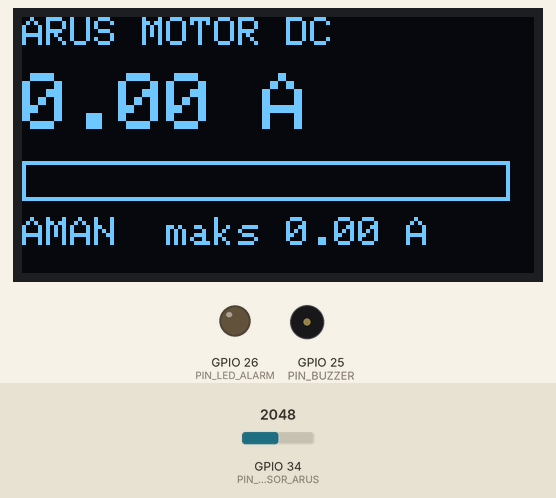
Bench run of a sketch on a simulated ESP32. On the bench: 128×64 one-colour display, output pins drawn as LEDs (lit = HIGH), buzzer (waves = sounding, pin HIGH). The inputs (shaded band) are chosen by the test bench; at power-on: GPIO 34 (PIN_SENSOR_ARUS) = 2048 (analog values on the 0–4095 scale). What the sketch prints to the serial monitor is not drawn.

Above: at 1.6 s.
1.7 s: GPIO 34 (PIN_SENSOR_ARUS) set to 2355
At 2.5 s:
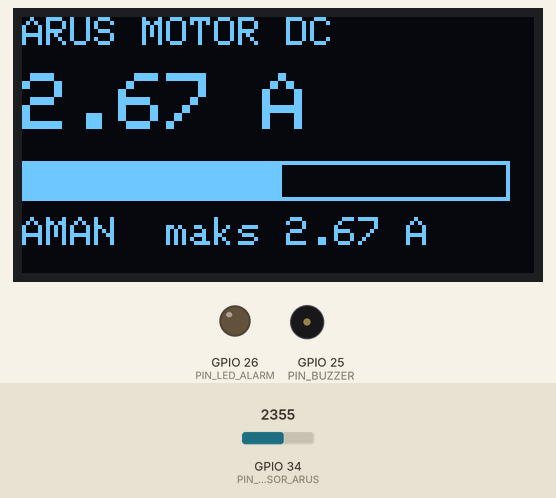
3.5 s: GPIO 34 (PIN_SENSOR_ARUS) set to 2444
At 5.2 s:
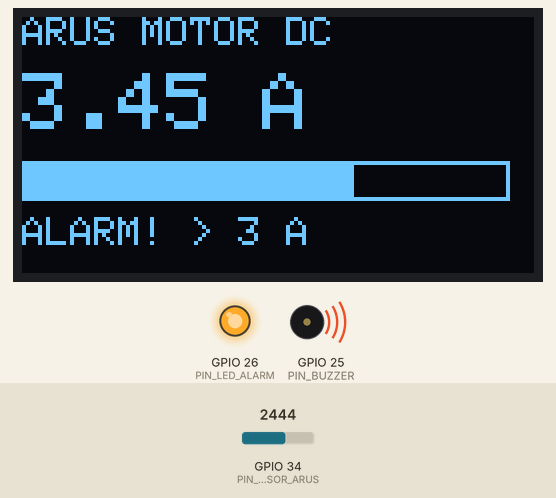
5.5 s: GPIO 34 (PIN_SENSOR_ARUS) set to 2047
At 6.7 s:
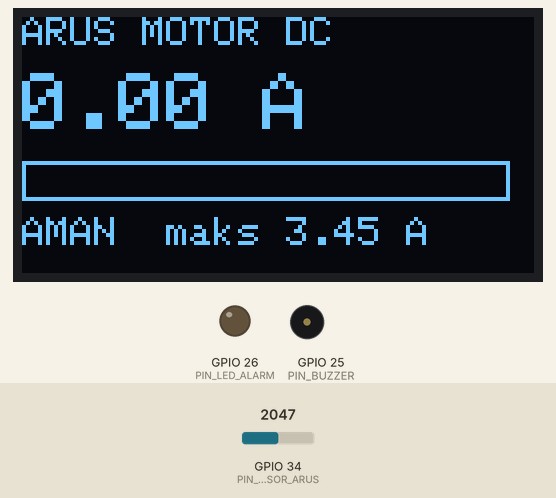
Timing chart, 0 to 8.5 s (numbered marks = the images above; inputs shaded):
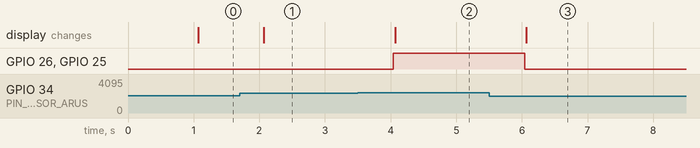

The sketch:

PengukurArusMotorDcAcs712.ino
```cpp
/*
  Pengukur Arus Motor DC dengan ACS712 + OLED — ESP32
  ===================================================
  Cara kerja:
  Sensor ACS712-05B dipasang SERI di jalur daya motor DC 12 V.
  Arus motor yang mengalir menimbulkan tegangan di output sensor
  (efek Hall), lalu ESP32 membacanya lewat ADC dan menampilkannya
  di OLED SSD1306 128x64, lengkap dengan status aman/alarm.

  Angka datasheet ACS712-05B (Allegro, terverifikasi 25 Nov 2026):
    - Range ukur            : +/-5 A
    - Sensitivitas          : 185 mV/A
    - Output arus nol       : 2,5 V (VCC/2 pada supply 5 V)
    - Supply                : 4,5-5,5 V (pakai 5 V)
  Karena output sensor bisa sampai 3,425 V pada +5 A (2,5 + 0,925),
  sedangkan ADC ESP32 hanya tahan 0-3,3 V, output sensor dilewatkan
  dulu lewat pembagi tegangan 2x resistor 10k (bagi 2):
    - Arus nol  : 2,5 V  -> 1,25 V  -> ADC sekitar 1551
    - Arus +5 A : 3,425 V -> 1,71 V -> ADC sekitar 2125
    - Arus -5 A : 1,575 V -> 0,79 V -> ADC sekitar 977
  Rumus arus (ampere):
    arus = (teganganADC x 2 - 2,5) / 0,185

  Kalibrasi arus nol: saat dinyalakan, motor HARUS dalam keadaan mati.
  Sketch merata-rata 200 bacaan ADC pertama sebagai offset arus nol,
  jadi selisih kecil tegangan supply ikut terkoreksi otomatis.

  Alarm: bila arus melewati ambang 3 A, buzzer (GPIO25) berbunyi dan
  LED merah (GPIO26) menyala. Mekanisme alarm yang dipakai SATU saja:
  buzzer + LED sebagai penanda — sketch TIDAK memutus motor.

  PERINGATAN: motor DC 12 V dicatu dari adaptor sendiri. JANGAN catu
  motor dari pin 5V ESP32 — arusnya bisa merusak board.

  Video penjelasan (60 detik): link menyusul setelah upload
  Repo: https://github.com/oerban70-cloud/pengukur-arus-motor-dc-acs712
*/

#include <Wire.h>
#include <Adafruit_GFX.h>
#include <Adafruit_SSD1306.h>

// ---------- Konfigurasi pin ----------
const uint8_t PIN_SENSOR_ARUS   = 34;  // OUT ACS712 (via pembagi tegangan) -> GPIO34 (ADC1)
const uint8_t PIN_BUZZER        = 25;  // buzzer aktif HIGH
const uint8_t PIN_LED_ALARM     = 26;  // LED merah alarm
const uint8_t PIN_SDA_OLED      = 21;  // SDA bus I2C
const uint8_t PIN_SCL_OLED      = 22;  // SCL bus I2C

// ---------- Konfigurasi OLED ----------
const uint8_t ALAMAT_OLED       = 0x3C;  // alamat I2C SSD1306
const uint8_t LEBAR_OLED        = 128;   // lebar layar (piksel)
const uint8_t TINGGI_OLED       = 64;    // tinggi layar (piksel)
const int8_t  RESET_OLED        = -1;    // pin reset tidak dipakai

// ---------- Konfigurasi ACS712 + ADC ----------
// ACS712-05B: sensitivitas 185 mV/A, output arus nol = VCC/2 = 2,5 V.
const float SENSITIVITAS_V_PER_A = 0.185;  // 185 mV/A
const float TEGANGAN_NOL_V        = 2.5;    // output sensor saat arus 0 A
// Pembagi tegangan 2x resistor 10k: faktor 2 (tegangan sensor = 2x tegangan ADC).
const float FAKTOR_PEMBAGI        = 2.0;
// ADC ESP32 12-bit: 0-4095 pada tegangan referensi 3,3 V.
const float TEGANGAN_ADC_MAX_V    = 3.3;
const uint16_t NILAI_ADC_MAX      = 4095;

// ---------- Konfigurasi alarm dan tampilan ----------
const float AMBANG_ALARM_A        = 3.0;    // alarm bila arus melebihi 3 A
const uint8_t JUMLAH_SAMPEL       = 20;     // rata-rata 20 bacaan per ukur
const uint16_t JUMLAH_SAMPEL_KALIBRASI = 200;  // bacaan saat kalibrasi arus nol
const unsigned long PERIODE_UKUR_MS = 1000; // tampilkan hasil tiap 1 detik
const unsigned long BAUD_SERIAL     = 115200;

// ---------- State ----------
float offsetNolAdc      = 1551.0;  // nilai ADC saat arus nol (hasil kalibrasi)
float arusMotorA         = 0.0;     // arus motor saat ini (ampere)
float arusMaksA          = 0.0;     // arus tertinggi sejak dinyalakan
bool  alarmAktif         = false;
unsigned long waktuUkurTerakhirMs = 0;

Adafruit_SSD1306 oled(LEBAR_OLED, TINGGI_OLED, &Wire, RESET_OLED);

// Baca ADC beberapa kali lalu rata-rata, supaya angka stabil.
float bacaAdcRataRata(uint8_t jumlahSampel) {
  unsigned long jumlah = 0;
  for (uint8_t i = 0; i < jumlahSampel; i++) {
    jumlah += analogRead(PIN_SENSOR_ARUS);
    delay(2);
  }
  return (float)jumlah / jumlahSampel;
}

// Ubah nilai ADC rata-rata menjadi arus (ampere).
// Langkah: ADC -> tegangan di pin -> tegangan sensor (x faktor pembagi)
// -> kurangi offset nol -> bagi sensitivitas.
float adcKeArus(float nilaiAdc) {
  float teganganAdcV = nilaiAdc * TEGANGAN_ADC_MAX_V / NILAI_ADC_MAX;
  float teganganSensorV = teganganAdcV * FAKTOR_PEMBAGI;
  float teganganNolAdcV = offsetNolAdc * TEGANGAN_ADC_MAX_V / NILAI_ADC_MAX * FAKTOR_PEMBAGI;
  return (teganganSensorV - teganganNolAdcV) / SENSITIVITAS_V_PER_A;
}

// Ukur arus sekali: baca ADC, hitung arus, perbarui maksimum dan alarm.
void ukurArus() {
  float nilaiAdc = bacaAdcRataRata(JUMLAH_SAMPEL);
  arusMotorA = adcKeArus(nilaiAdc);
  if (arusMotorA < 0.0) {
    arusMotorA = 0.0;  // motor DC satu arah: arus negatif dibaca 0
  }
  if (arusMotorA > arusMaksA) {
    arusMaksA = arusMotorA;
  }
  alarmAktif = arusMotorA > AMBANG_ALARM_A;
  digitalWrite(PIN_BUZZER, alarmAktif ? HIGH : LOW);
  digitalWrite(PIN_LED_ALARM, alarmAktif ? HIGH : LOW);
}

// Tampilkan arus, status, dan arus tertinggi di OLED.
void tampilkanOled() {
  oled.clearDisplay();
  oled.setTextSize(1);
  oled.setTextColor(SSD1306_WHITE);
  oled.setCursor(0, 0);
  oled.println("ARUS MOTOR DC");
  oled.setTextSize(2);
  oled.setCursor(0, 14);
  oled.print(arusMotorA, 2);
  oled.print(" A");
  // Bilah arus: penuh saat 5 A (range sensor).
  uint8_t lebarBilah = (uint8_t)(arusMotorA / 5.0 * 120.0);
  if (lebarBilah > 120) {
    lebarBilah = 120;
  }
  oled.drawRect(0, 36, 122, 10, SSD1306_WHITE);
  oled.fillRect(1, 37, lebarBilah, 8, SSD1306_WHITE);
  oled.setTextSize(1);
  oled.setCursor(0, 50);
  if (alarmAktif) {
    oled.print("ALARM! > 3 A");
  } else {
    oled.print("AMAN  maks ");
    oled.print(arusMaksA, 2);
    oled.print(" A");
  }
  oled.display();
}

void setup() {
  Serial.begin(BAUD_SERIAL);
  pinMode(PIN_SENSOR_ARUS, INPUT);
  pinMode(PIN_BUZZER, OUTPUT);
  pinMode(PIN_LED_ALARM, OUTPUT);
  digitalWrite(PIN_BUZZER, LOW);
  digitalWrite(PIN_LED_ALARM, LOW);
  analogReadResolution(12);  // ADC 12-bit: 0-4095

  Wire.begin(PIN_SDA_OLED, PIN_SCL_OLED);
  if (!oled.begin(SSD1306_SWITCHCAPVCC, ALAMAT_OLED)) {
    Serial.println("OLED 0x3C tidak ditemukan, cek wiring I2C!");
    while (true) {
      delay(1000);
    }
  }

  // Kalibrasi arus nol (motor harus mati): rata-rata 200 bacaan ADC.
  oled.clearDisplay();
  oled.setTextSize(1);
  oled.setTextColor(SSD1306_WHITE);
  oled.setCursor(0, 0);
  oled.println("Kalibrasi arus nol");
  oled.println("Motor harus MATI...");
  oled.display();
  offsetNolAdc = bacaAdcRataRata((uint8_t)JUMLAH_SAMPEL_KALIBRASI);
  Serial.print("Offset arus nol (ADC): ");
  Serial.println(offsetNolAdc, 1);
  Serial.println("Pengukur arus motor DC siap.");
}

void loop() {
  unsigned long sekarang = millis();
  if (sekarang - waktuUkurTerakhirMs >= PERIODE_UKUR_MS) {
    waktuUkurTerakhirMs = sekarang;
    ukurArus();
    tampilkanOled();
    Serial.print("Arus: ");
    Serial.print(arusMotorA, 2);
    Serial.print(" A  maks: ");
    Serial.print(arusMaksA, 2);
    Serial.println(alarmAktif ? " A  ALARM" : " A");
  }
}
```

Measured:
- the behaviour switches between 2392 and 2393 on GPIO 34 (PIN_SENSOR_ARUS) (found by bisection; images 1 and 2)
- after the input at 1.7 s, the display: changes after 0.37 s (image 1)
- after the input at 3.5 s, GPIO 26 (PIN_LED_ALARM), GPIO 25 (PIN_BUZZER): LOW → HIGH after 0.54 s; the display: changes after 0.57 s (image 2)
- after the input at 5.5 s, GPIO 26 (PIN_LED_ALARM), GPIO 25 (PIN_BUZZER): HIGH → LOW after 0.54 s; the display: changes after 0.57 s (image 3)
